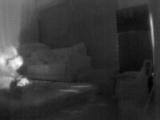
#> input picture train_data/20191028130809472_Lepton_050.jpg, 160 x 120 px, given in place of 20200715155752953_Lepton_420.jpg, which was not available
$ jupyter execute --allow-errors train_svm.ipynb   (text cells are left out)
#> lines starting #> are read from the running program, lines starting #| are printed output that depends on the picture; pictures that were not available may be replaced by others from this repository, and a replacement may not be noted
#> (reads train_annotations.csv from the repository)
#> further down, image is the input picture: shape (120, 160); min 1, max 255, mean 55
#> `cropped_img = image[y1:y2, x1:x2]`:
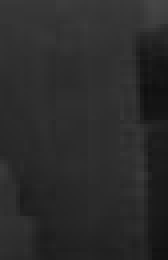
#> cropped_img: shape (65, 42) (shown 4 times larger); min 15, max 69, mean 42.7
#> pass 3 of the loop `for row in csv_reader:`:
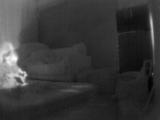
#> input picture train_data/20191028130809472_Lepton_330.jpg, 160 x 120 px, given in place of 20200715140600690_Lepton_410.jpg, which was not available
#> image is the input picture: shape (120, 160); min 0, max 255, mean 56.1
#> `cropped_img = image[y1:y2, x1:x2]`:
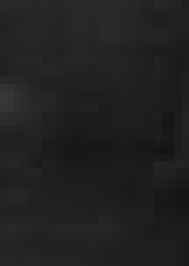
#> cropped_img: shape (38, 27) (shown 7 times larger); min 19, max 56, mean 32.6
[cell 1]
import cv2
import numpy as np
import matplotlib.pyplot as plt
import cv2
import csv
from skimage.feature import hog

[cell 2]
annotation_file_path = 'train_annotations.csv'
data=[]
hog_features = []
classes = []

#> (the rest of this cell did not finish here and is left out)

[cell 3]
annotation_file_path = 'train_annotations.csv'
#> annotation_file_path = 'train_annotations.csv'
#> `x = [int(row[3]),int(row[5])]`: x = [82, 124]
#> `y = [int(row[4]),int(row[6])]`: y = [2, 67]
#> `x1,x2= min(x), max(x)`: x1 = 82; x2 = 124
#> `y1,y2= min(y), max(y)`: y1 = 2; y2 = 67
#> `fd, hog_image = hog(image, orientations=8, pixels_per_cell=(2,2),cells..`:
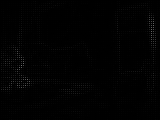
#> hog_image: shape (120, 160) float64; min 0, max 114.5, mean 1.7
#> pass 3 of the loop `for row in csv_reader:`:
#> x = [90, 117]
#> y = [72, 110]
#> x2 = 117
#> y1 = 72; y2 = 110
#> `fd, hog_image = hog(image, orientations=8, pixels_per_cell=(2,2),cells..`:
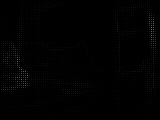
#> hog_image: shape (120, 160) float64; min 0, max 106.3, mean 1.7
hog_images=[]
hog_features = []
classes = []

#> (the rest of this cell did not finish here and is left out)

#> (a cell that did not finish here is left out)

[cell 5]
hog_images = np.int32(hog_images)
classes = np.array(classes, dtype=np.int32)  # Ensure labels are also of the correct type
#> classes = [1, 0, 0, 1, 0]
#> `fd = hog(cropped_img, orientations, pixels_per_cell, cells_per_block, ..`: fd = 1008 values, max 0.711 at index 287, min 0 at index 1, mean 0.117
#| (1008,)
#> pass 3 of the loop `for row in csv_reader:`:
#> fd = 216 values, max 0.519 at index 22, min 0 at index 8, mean 0.134
#| (216,)

[cell 6]
svm = cv2.ml.SVM_create()
svm.setType(cv2.ml.SVM_C_SVC)
svm.setKernel(cv2.ml.SVM_RBF) # cv2.ml.SVM_LINEAR
# svm.setDegree(0.0)
svm.setGamma(5.383)
# svm.setCoef0(0.0)
svm.setC(2.67)
# svm.setNu(0.0)
# svm.setP(0.0)
# svm.setClassWeights(None)

# Train
#> (the rest of this cell did not finish here and is left out)

[cell 7]
from sklearn.svm import LinearSVC

[cell 8]
annotation_file_path = 'train_annotations.csv'
data=[]
classes = []

orientations = 9
pixels_per_cell = (8, 8)
cells_per_block = (2, 2)
threshold = .3

#> (the rest of this cell did not finish here and is left out)
